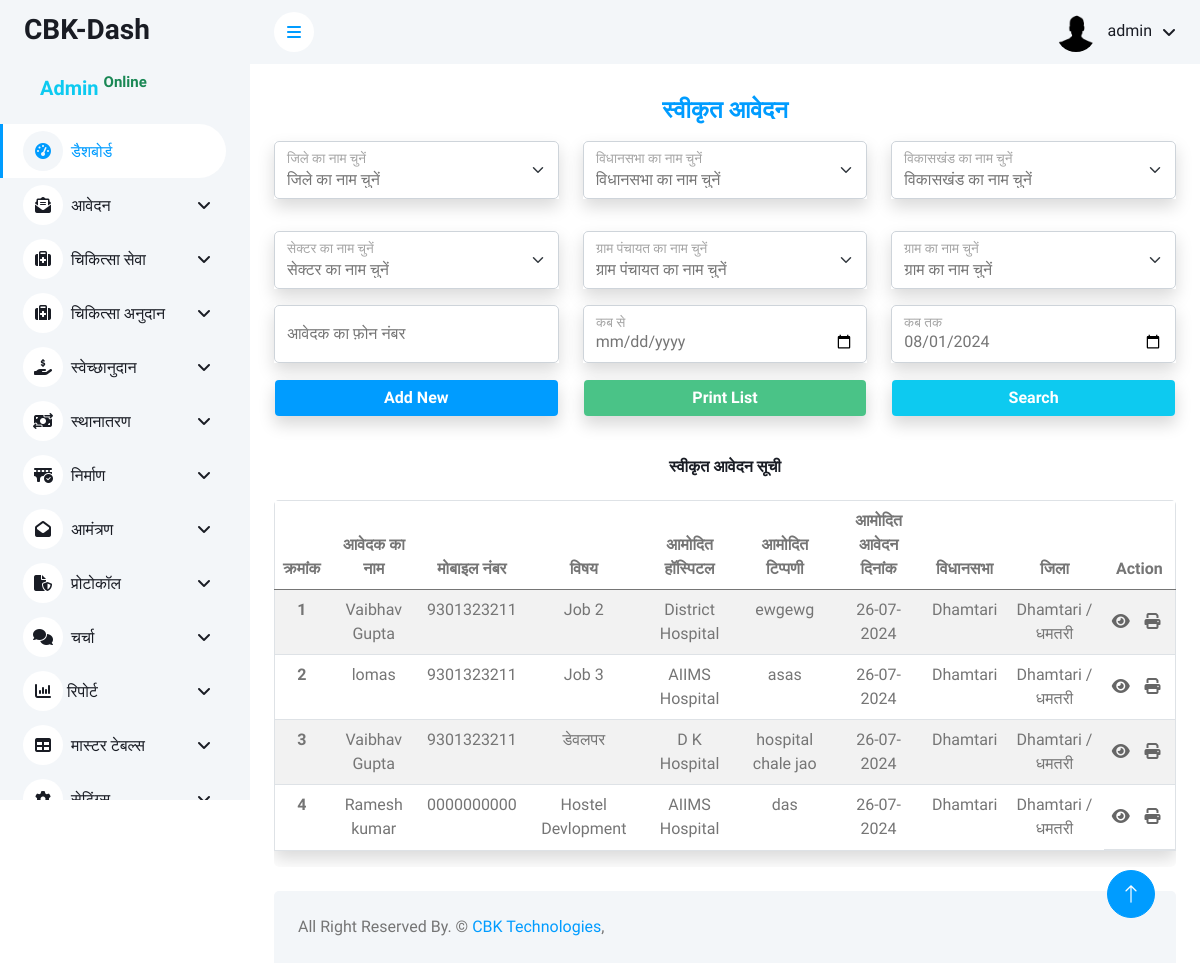
Before: /admin/chikitsa_seva/sveekrt_aavedan.php (signed in) with the older database file.
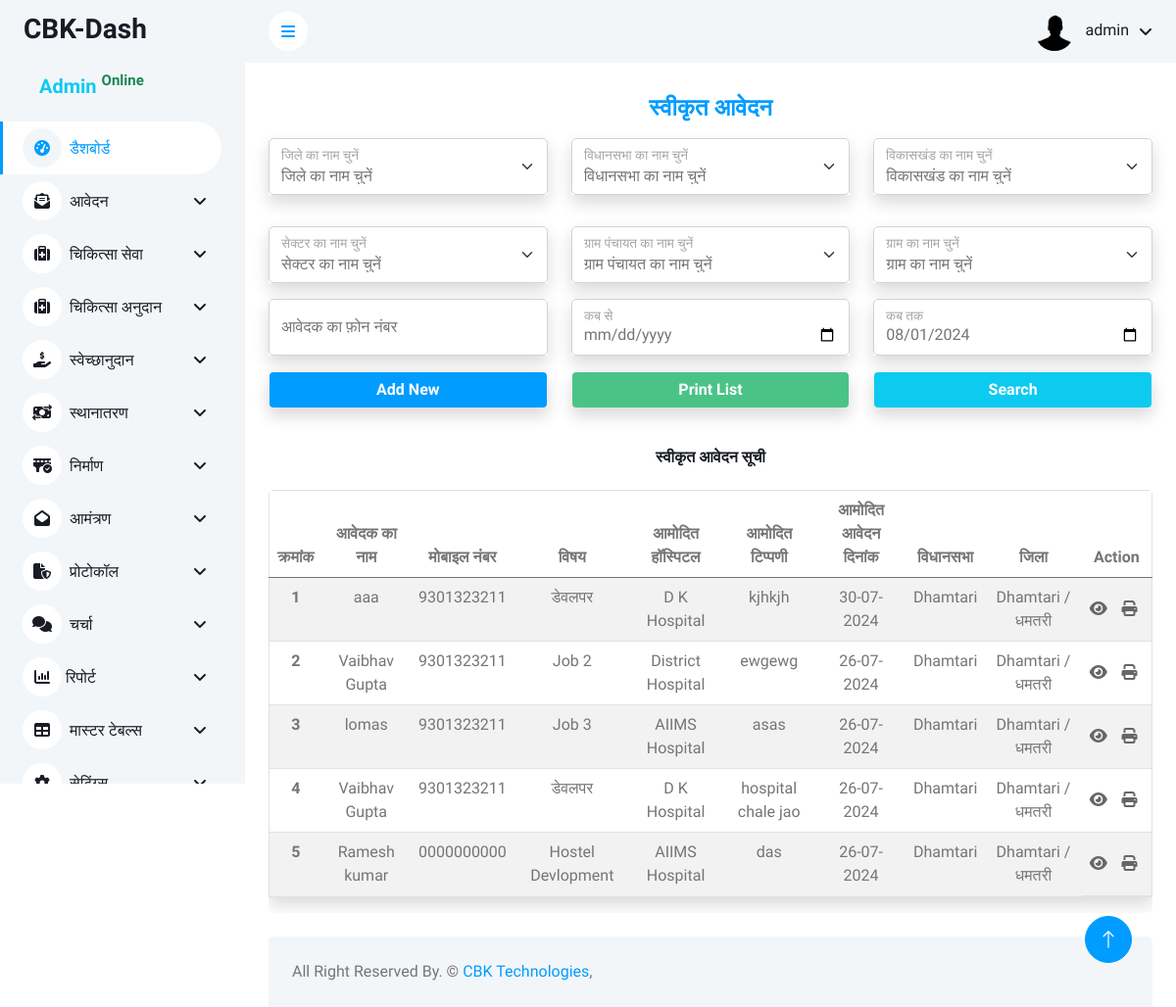
After: the same page with the newer database file.
### tables this page shows
CREATE TABLE `chikitsa_seva` (
  `id` int(11) NOT NULL,
  `inquiry_no` varchar(30) NOT NULL,
  `name` varchar(100) NOT NULL,
  `phone_number` varchar(15) NOT NULL,
  `designation` varchar(100) NOT NULL,
  `district_id` int(11) NOT NULL,
  `vidhansabha_id` int(11) NOT NULL,
  `vikaskhand_id` int(11) NOT NULL,
  `sector_id` int(11) NOT NULL,
  `gram_panchayat_id` varchar(100) NOT NULL,
  `gram_id` varchar(100) NOT NULL,
  `subject` varchar(255) NOT NULL,
  `reference` varchar(100) NOT NULL,
  `expectations_amount` int(11) NOT NULL,
  `expectations_hospital_id` int(11) NOT NULL,
  `application_date` date NOT NULL,
  `file_upload` varchar(255) NOT NULL,
  `comment` text NOT NULL,
  `status` int(11) NOT NULL DEFAULT 0 COMMENT '0 = प्राप्त आवेदन\r\n1 = प्रस्तावित आवेदन\r\n2 = स्वीकृत आवेदन \r\n3 = प्रेषित स्वीकृत आवेदन\r\n4 = अस्वीकृत आवेदन ',
  `anumodit_amount` varchar(200) NOT NULL DEFAULT '',
  `anumodit_hospital_id` int(11) NOT NULL,
  `aadesh_no` varchar(200) NOT NULL DEFAULT '',
  `anumodit_date` date DEFAULT NULL,
  `view_comment` text NOT NULL,
  `create_date` timestamp NOT NULL DEFAULT current_timestamp(),
  `update_date` timestamp NOT NULL DEFAULT current_timestamp() ON UPDATE current_timestamp(),
  `sveekrt_amount` varchar(200) NOT NULL,
  `sveekrt_no` varchar(100) NOT NULL,
  `sveekrt_comment` text NOT NULL,
  `sveekrt_date` date DEFAULT NULL,
  `yojna_id` int(11) NOT NULL,
  `ptr_sender` varchar(200) NOT NULL,
  `presit_date` date DEFAULT NULL,
  `anudan_prapt_add` varchar(200) NOT NULL
);

CREATE TABLE `hospital_master` (
  `id` int(11) NOT NULL,
  `name` varchar(200) NOT NULL,
  `address` varchar(200) NOT NULL,
  `contact` varchar(200) NOT NULL
);

CREATE TABLE `vidhansabha_master` (
  `vidhansabha_id` int(11) NOT NULL,
  `vidhansabha_name` varchar(200) NOT NULL,
  `district_id` int(11) NOT NULL
);

CREATE TABLE `district_master` (
  `district_id` int(11) NOT NULL,
  `district_name` varchar(200) NOT NULL
);

### admin/chikitsa_seva/sveekrt_aavedan.php (the view, shortened to what the changed rows need)
<?php include('../config/dbconnection.php') ?>
<?php
$tblname = "chikitsa_seva";
$tblkey = "id";
if ($_SERVER['REQUEST_METHOD'] == 'POST' && isset($_POST['search'])) {
    $district_id = isset($_POST['district_id']) ? $_POST['district_id'] : '';
    $vidhansabha_id = isset($_POST['vidhansabha_id']) ? $_POST['vidhansabha_id'] : '';
    $vikaskhand_id = isset($_POST['vikaskhand_id']) ? $_POST['vikaskhand_id'] : '';
    $sector_id = isset($_POST['sector_id']) ? $_POST['sector_id'] : '';
    $gram_panchayat_id = isset($_POST['gram_panchayat_id']) ? $_POST['gram_panchayat_id'] : '';
    $gram_id = isset($_POST['gram_id']) ? $_POST['gram_id'] : '';
    $phone_number = isset($_POST['phone_number']) ? $_POST['phone_number'] : '';
    $from_date = isset($_POST['from_date']) ? $_POST['from_date'] : '';
    $to_date = isset($_POST['to_date']) ? $_POST['to_date'] : '';
    $sql = "SELECT a.*, d.district_name, v.vidhansabha_name, vk.vikaskhand_name, s.sector_name, gp.gram_panchayat_name, g.gram_name
    FROM swekshanudan a
    LEFT JOIN district_master d ON a.district_id = d.district_id
    LEFT JOIN vidhansabha_master v ON a.vidhansabha_id = v.vidhansabha_id
    LEFT JOIN vikaskhand_master vk ON a.vikaskhand_id = vk.vikaskhand_id
    LEFT JOIN sector_master s ON a.sector_id = s.sector_id
    LEFT JOIN gram_panchayat_master gp ON a.gram_panchayat_id = gp.gram_panchayat_id
    LEFT JOIN gram_master g ON a.gram_id = g.gram_id
    WHERE a.status=1";
    if (!empty($district_id)) {
        $sql .= " AND a.district_id = '" . mysqli_real_escape_string($conn, $district_id) . "'";
    }
    if (!empty($vidhansabha_id)) {
        $sql .= " AND a.vidhansabha_id = '" . mysqli_real_escape_string($conn, $vidhansabha_id) . "'";
    }
    if (!empty($vikaskhand_id)) {
        $sql .= " AND a.vikaskhand_id = '" . mysqli_real_escape_string($conn, $vikaskhand_id) . "'";
    }
    if (!empty($sector_id)) {
        $sql .= " AND a.sector_id = '" . mysqli_real_escape_string($conn, $sector_id) . "'";
    }
    if (!empty($gram_panchayat_id)) {
        $sql .= " AND a.gram_panchayat_id = '" . mysqli_real_escape_string($conn, $gram_panchayat_id) . "'";
    }
    if (!empty($gram_id)) {
        $sql .= " AND a.gram_id = '" . mysqli_real_escape_string($conn, $gram_id) . "'";
    }
    if (!empty($phone_number)) {
        $sql .= " AND phone_number = '" . mysqli_real_escape_string($conn, $phone_number) . "'";
    }
    if (!empty($from_date) && !empty($to_date)) {
        $sql .= " AND application_date BETWEEN '" . mysqli_real_escape_string($conn, $from_date) . "' AND '" . mysqli_real_escape_string($conn, $to_date) . "'";
    }
    $sql .= " ORDER BY id DESC";
} else {
    $sql = "SELECT a.*,h.name as 'hospital_name', d.district_name, v.vidhansabha_name, vk.vikaskhand_name, s.sector_name, gp.gram_panchayat_name, g.gram_name
    FROM $tblname a
    LEFT JOIN district_master d ON a.district_id = d.district_id
    LEFT JOIN vidhansabha_master v ON a.vidhansabha_id = v.vidhansabha_id
    LEFT JOIN vikaskhand_master vk ON a.vikaskhand_id = vk.vikaskhand_id
    LEFT JOIN sector_master s ON a.sector_id = s.sector_id
    LEFT JOIN gram_panchayat_master gp ON a.gram_panchayat_id = gp.gram_panchayat_id
    LEFT JOIN gram_master g ON a.gram_id = g.gram_id
    LEFT JOIN hospital_master h ON h.id = a.anumodit_hospital_id
    WHERE a.status=1
    ORDER BY a.$tblkey  DESC";
}
$fetch = mysqli_query($conn, $sql);
?>
<?php include('../includes/header.php') ?>
<?php include('../includes/navbar.php') ?>
<div class="container-fluid px-4">
    <div class="row">
        <div class="col-sm-12 col-lg-12">
            <div class=" rounded" style="overflow-y: scroll;">
                <table class="table table-striped border shadow">
                    <thead class=" head">
                        <tr class="text-center">
                            <th scope="col">क्रमांक</th>
                            <th scope="col">आवेदक का नाम</th>
                            <th scope="col">मोबाइल नंबर</th>
                            <th scope="col">विषय</th>
                            <th scope="col">आमोदित हॉस्पिटल </th>
                            <th scope="col">आमोदित टिप्पणी</th>
                            <th scope="col">आमोदित आवेदन दिनांक</th>
                            <th scope="col">विधानसभा</th>
                            <th scope="col">जिला</th>
                            <th scope="col">Action</th>
                        </tr>
                    </thead>
                    <tbody>
                        <?php
                        $i = 1;
                        while ($row = mysqli_fetch_array($fetch)) {
                        ?>
                            <tr class=" text-center">
                                <th scope="row"><?= $i++ ?></th>
                                <td><?= $row['name'] ?></td>
                                <td><?= $row['phone_number'] ?></td>
                                <td><?= $row['subject'] ?></td>
                                <td><?= $row['hospital_name'] ?></td>
                                <td><?= $row['view_comment'] ?></td>
                                <td><?= date("d-m-Y", strtotime($row['anumodit_date'])) ?></td>
                                <td><?= $row['vidhansabha_name'] ?></td>
                                <td><?= $row['district_name'] ?></td>
                                <td class="action">
                                    <a href="#" onclick="view(<?= $row['id'] ?>)"><i class="fas fa-eye me-2 " title="View"></i></a>
                                    <a href="print_pdf.php?id=<?= $row['id']; ?>" target='_blank'><i class=" fa fa-solid fa-print" title="स्वीकृत चिकित्सा आवेदन "></i></a>
                                </td>
                            </tr>
                        <?php } ?>
                    </tbody>
                </table>
            </div>
        </div>
    </div>
</div>
<?php include('../includes/footer.php'); ?>

Changed rows visible on the page:
added chikitsa_seva: name "aaa", phone_number "9301323211", subject "डेवलपर", hospital_master.name "D K Hospital", view_comment "kjhkjh", anumodit_date "30-07-2024", vidhansabha.vidhansabha_name "Dhamtari", district.district_name "Dhamtari / धमतरी"
